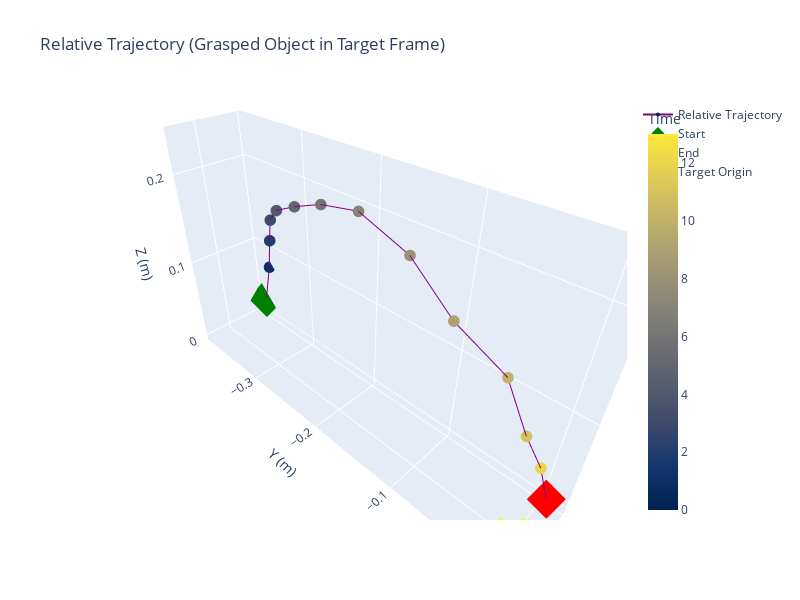

The cell this chart's notebook holds for it:
### Markdown cell above
### 3D Trajectory Plot

### Code cell
# Relative pose 3D trajectory
pos_relative = extract_positions(state)

fig = go.Figure()

# Trajectory line
fig.add_trace(go.Scatter3d(
    x=pos_relative[:, 0],
    y=pos_relative[:, 1],
    z=pos_relative[:, 2],
    mode='lines+markers',
    marker=dict(size=4, color=np.arange(len(pos_relative)), colorscale='Cividis', showscale=True, colorbar=dict(title='Time')),
    line=dict(color='purple', width=2),
    name='Relative Trajectory'
))

# Start point
fig.add_trace(go.Scatter3d(
    x=[pos_relative[0, 0]],
    y=[pos_relative[0, 1]],
    z=[pos_relative[0, 2]],
    mode='markers',
    marker=dict(size=10, color='green', symbol='diamond'),
    name='Start'
))

# End point
fig.add_trace(go.Scatter3d(
    x=[pos_relative[-1, 0]],
    y=[pos_relative[-1, 1]],
    z=[pos_relative[-1, 2]],
    mode='markers',
    marker=dict(size=10, color='red', symbol='diamond'),
    name='End'
))

# Origin (target object location in its own frame)
fig.add_trace(go.Scatter3d(
    x=[0],
    y=[0],
    z=[0],
    mode='markers',
    marker=dict(size=12, color='yellow', symbol='x'),
    name='Target Origin'
))

fig.update_layout(
    title='Relative Trajectory (Grasped Object in Target Frame)',
    scene=dict(
        xaxis_title='X (m)',
        yaxis_title='Y (m)',
        zaxis_title='Z (m)',
        aspectmode='data'
    ),
    width=800,
    height=600
)

fig.show()

### Figure 1 — Plotly figure (JSON) as saved in the notebook; plotly's stock layout.template omitted (floating-point values rounded to 4 significant figures)
{"data": [{"line": {"color": "purple", "width": 2}, "marker": {"color": [0, 1, 2, 3, 4, 5, 6, 7, 8, 9, 10, 11, 12, 13], "colorbar": {"title": {"text": "Time"}}, "colorscale": [[0, "#00224e"], [0.1111, "#123570"], [0.2222, "#3b496c"], [0.3333, "#575d6d"], [0.4444, "#707173"], [0.5556, "#8a8678"], [0.6667, "#a59c74"], [0.7778, "#c3b369"], [0.8889, "#e1cc55"], [1, "#fee838"]], "showscale": true, "size": 4}, "mode": "lines+markers", "name": "Relative Trajectory", "type": "scatter3d", "x": [-0.05055, -0.05029, -0.04095, -0.02511, -0.006893, 0.006708, 0.01742, 0.02597, 0.03003, 0.02877, 0.01416, 0.006617, -0.01496, -0.0327], "y": [-0.3858, -0.3719, -0.3521, -0.3242, -0.2867, -0.2419, -0.1961, -0.1483, -0.0994, -0.06272, -0.02706, -0.008339, 0.001002, 0.007523], "z": [0.02067, 0.07079, 0.117, 0.1565, 0.1846, 0.2065, 0.2259, 0.2384, 0.2258, 0.1936, 0.1602, 0.1143, 0.06947, 0.02025]}, {"marker": {"color": "green", "size": 10, "symbol": "diamond"}, "mode": "markers", "name": "Start", "type": "scatter3d", "x": [-0.05055], "y": [-0.3858], "z": [0.02067]}, {"marker": {"color": "red", "size": 10, "symbol": "diamond"}, "mode": "markers", "name": "End", "type": "scatter3d", "x": [-0.0327], "y": [0.007523], "z": [0.02025]}, {"marker": {"color": "yellow", "size": 12, "symbol": "x"}, "mode": "markers", "name": "Target Origin", "type": "scatter3d", "x": [0], "y": [0], "z": [0]}], "layout": {"height": 600, "scene": {"aspectmode": "data", "xaxis": {"title": {"text": "X (m)"}}, "yaxis": {"title": {"text": "Y (m)"}}, "zaxis": {"title": {"text": "Z (m)"}}}, "title": {"text": "Relative Trajectory (Grasped Object in Target Frame)"}, "width": 800}}
